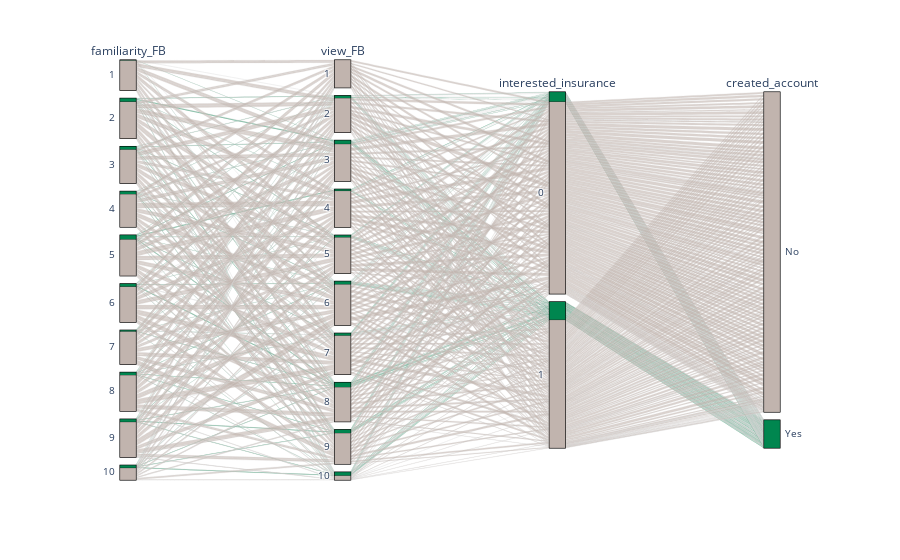

Source (notebook cell):
### Markdown cell above
## Familiarity, Interest

### Code cell
preception_cols = ['familiarity_FB', 'view_FB', 'interested_insurance', 'created_account']
df_perc = df_hi[preception_cols].sort_values(preception_cols).copy()

df_perc["color"] = df_perc["created_account"].map({'No': cmap.colors[0], 'Yes': cmap.colors[1]})

fig = px.parallel_categories(df_perc,
                             dimensions=preception_cols,
                             color='color',
                             color_continuous_scale=cmap.colors[0:2])
fig.show()

### Figure 1 — Plotly figure (JSON) as saved in the notebook; plotly's stock layout.template omitted (floating-point values rounded to 4 significant figures; data arrays with more than 128 entries replaced by an {"elided": "..."} marker saying what was removed)
{"data": [{"dimensions": [{"label": "familiarity_FB", "values": {"elided": "2987 int values"}}, {"label": "view_FB", "values": {"elided": "2987 int values"}}, {"label": "interested_insurance", "values": {"elided": "2987 int values"}}, {"label": "created_account", "values": {"elided": "2987 str values"}}], "domain": {"x": [0, 1], "y": [0, 1]}, "line": {"color": {"elided": "2987 str values"}, "coloraxis": "coloraxis"}, "name": "", "type": "parcats"}], "layout": {"coloraxis": {"colorbar": {"title": {"text": "color"}}, "colorscale": [[0, "#C1B4AE"], [1, "#00864F"]]}, "legend": {"tracegroupgap": 0}, "margin": {"t": 60}}}
